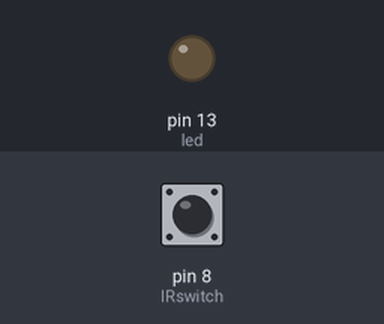
The sketch below on a simulated Arduino Uno, built with avr-gcc and run on an emulated ATmega328P. On the bench: output pins drawn as LEDs (lit = HIGH). The test bench sets the inputs (shaded band); at power-on: pin 8 (IRswitch) LOW.

Above: at 1.2 s.
1.3 s: pin 8 (IRswitch) pulled HIGH for 0.15 s
At 1.37 s:
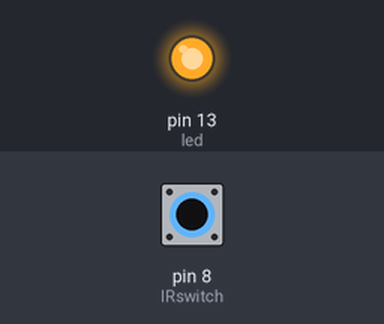
2.9 s: pin 8 (IRswitch) pulled HIGH for 3.2 s
At 7.1 s:
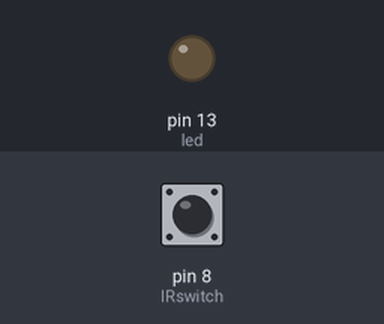
Timing chart, 0 to 8.6 s (numbered marks = the images above; inputs shaded):
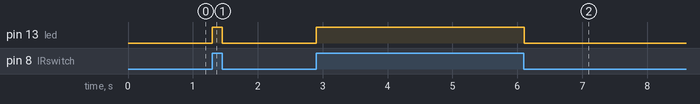

The sketch:

infrared_heat_sensor.ino
```cpp
int IRswitch = 8; //热释电红外传感器信号输出端；
int led = 13; //信号指示灯输入；
boolean val = false; //读取传感器实时信号；
void setup()
{
pinMode(IRswitch,INPUT);
pinMode(led,OUTPUT); //定义端口属性；
}
void loop()
{
val = digitalRead(IRswitch); //读取传感器输出电平高低；
if(val)
  digitalWrite(led,HIGH); //有人在监测范围内活动，灯亮；
else
  digitalWrite(led,LOW); //一切正常，灯灭；
delay(10); //稍作延时，让 led 状态稳定；
}
```

Measured:
- after the input at 1.3 s, pin 13 (led): LOW → HIGH at once, → LOW 0.15 s later
- after the input at 2.9 s, pin 13 (led): LOW → HIGH at once, → LOW 3.2 s later
